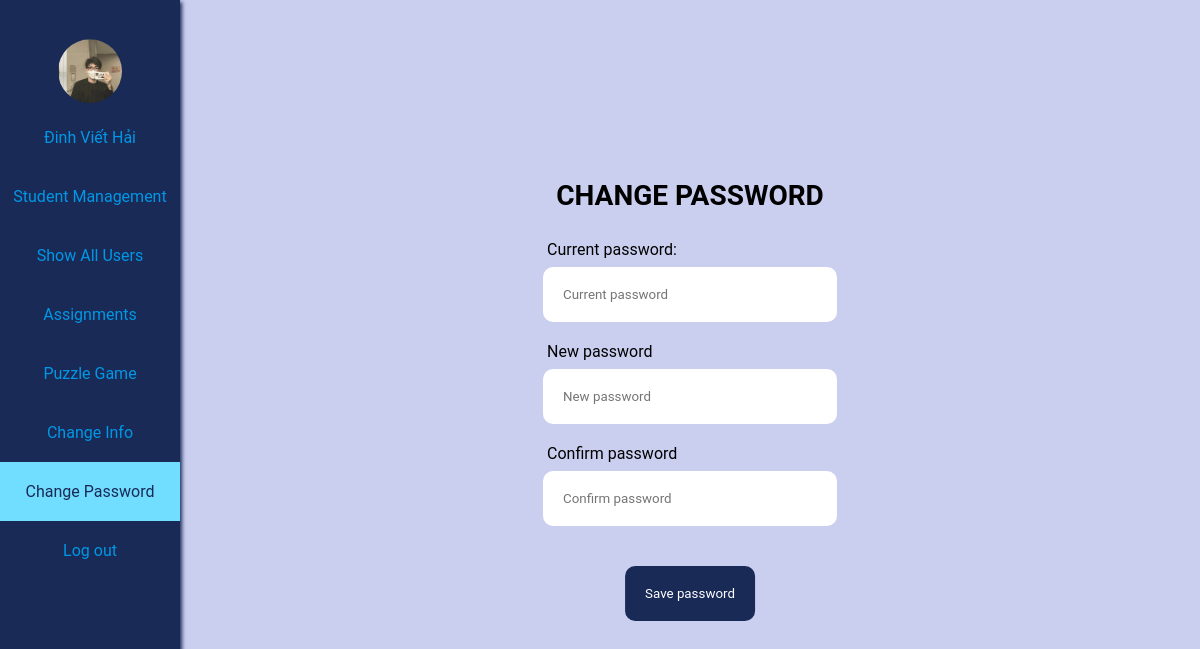
/teacher/changepwd.php (signed in), run on the app's committed database.
### tables this page shows
CREATE TABLE `tbluser` (
  `id` int(11) NOT NULL,
  `username` varchar(255) NOT NULL,
  `password` varchar(255) NOT NULL,
  `pos` int(11) NOT NULL,
  `name` varchar(128) NOT NULL,
  `pnumber` varchar(16) NOT NULL,
  `email` varchar(128) NOT NULL,
  `avatar` varchar(128) NOT NULL
);

### teacher/changepwd.php (the view, shortened to what this page needs)
<?php
require_once("../config/user.php");
?>
<!DOCTYPE html>
<html lang="en">
<head>
    <link rel="stylesheet" href="teacher_style.css">
</head>
</head>
<body>
    <div class="sidebar" >
        <ul class="menu">
            <li>
                <?php
                    $id = $_SESSION["id"];
                    $sql = "SELECT * FROM tbluser WHERE id = '$id'";
                    $result = $conn->query($sql);
                    $row = $result->fetch_array(MYSQLI_NUM);
                    if($row[7])
                        echo '<a href="index.php"> <img src="../image/avatars/'.$row[7].'" class="avatar" alt=""> </a>';
                    else
                        echo '<a href="index.php"> <img src="../image/avatars/default-avatar.png" class="avatar" alt=""> </a>';
                ?>
            </li>
            <li>
                <a href="index.php">
                    <?php
                    echo "<span>".$row[4]."</span>";
                    ?>
                </a>
            </li>
            <li>
                <a href="student_show.php" >Student Management</a>
            </li>
            <li>
                <a href="user.php">Show All Users</a>
            </li>
            <li>
                <a href="assignment.php">Assignments</a>
            </li>
            <li>
                <a href="challenge.php">Puzzle Game</a>
            </li>
            <li>
                <a href="changeinfo.php" >Change Info</a>
            </li>
			<li>
                <a href="changepwd.php" class="darkblue" >Change Password</a>
			</li>
            <li>
                <a href="../logout.php">Log out</a>
            </li>
        </ul>
	</div>
    <div class="content">
        <form action="" method="post">
            <p class="changepwd-text" >Change password</p>
			<label for="oldpwd">Current password:</label><br>
			<input type="password" name="oldpwd" placeholder="Current password"><br>
			<label for="newpwd">New password</label><br>
			<input type="password" name="newpwd" placeholder="New password"><br>
            <label for="reenternewpwd">Confirm password</label><br>
			<input type="password" name="reenternewpwd" placeholder="Confirm password"><br>
			<input type="submit" class="changeInfo" value="Save password" name="chpwd">
		</form>
    </div>
</body>
</html>

### teacher/teacher_style.css (style rules this page uses)
* { margin: 0; padding: 0; font-family: "Roboto", sans-serif; }
.sidebar { height: 100%; width: 180px; position: fixed; z-index: 1; top: 0; left: 0; background-color: #192a56; overflow-x: hidden; font-size: 16px; box-shadow: 2px 2px 4px #192a56; }
img.avatar { height: 64px; width: 64px; border-radius: 50%; cursor: pointer; transform: translateY(30%); padding: 0 60px; }
.sidebar .menu { margin-top: 0px; }
.sidebar .menu li { list-style-type: none; display: flex; justify-content: center; width: 100%; }
.sidebar .menu li a { display: block; padding: 20px 0; text-decoration: none; color: #0097e6; text-align: center; flex: 1; }
.darkblue { background-color: #71deff!important; color: #192a56!important; opacity: 100%; }
.content { margin-left: 180px; padding: 20px; box-sizing: border-box; font-size: 14px; height: 100vh; background: #cbcfef; }
.content form { width: 30%; position: relative; left: 50%; top: 50%; transform: translate(-50%, -50%); }
.content p { font-size: 28px!important; font-weight: bold; text-transform: uppercase; margin-bottom: 20px; text-align: center; }
p.changepwd-text { margin-bottom: 28px; }
.content label { font-size: 16px; margin-left: 4px; }
.content input[type="text"], .content input[type="password"] { display: block; width: 100%; border: none; border-radius: 10px; padding: 20px; box-sizing: border-box; margin-bottom: 4px; margin-top: 8px; }
.content input[type="submit"] { border: none; padding: 20px; background: #192a56; color: white; position: relative; left: 50%; transform: translateX(-50%); border-radius: 10px; margin-top: 20px; cursor: pointer; }

### data on the page
tbluser: avatar (picture), name "Đinh Viết Hải"
